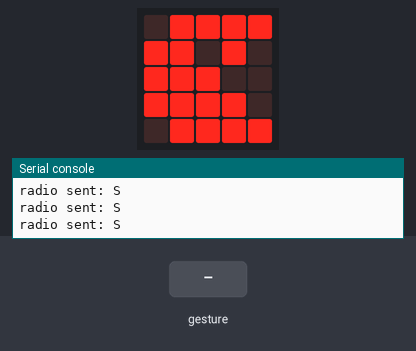
Simulated run of this program. Board: BBC micro:bit running MicroPython. On the bench: the board's 5×5 LED display, the last lines printed to the serial console. The test bench sets the inputs (shaded band). No radio messages arrive unless stated (any console line starting 'radio sent:' is added by the test bench); a tilt is held for 1.5 s and a shake lasts 1 s, then the board lies face up again.

Above: at 1.2 s.
1.3 s: gesture 'down'
At 2.0 s:
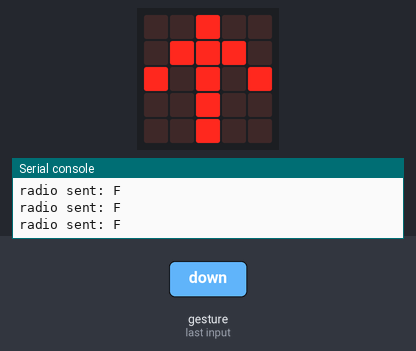
4.3 s: gesture 'left'
At 4.7 s:
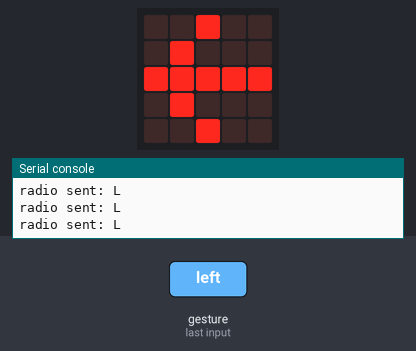
7.3 s: gesture 'right'
At 7.9 s:
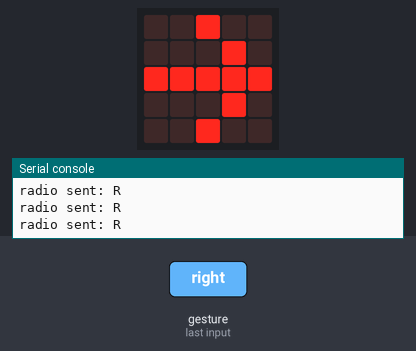
Timing chart, 0 to 10.3 s (numbered marks = the images above; inputs shaded):
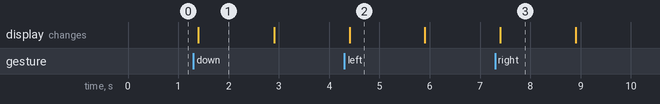

Measured:
- after the input at 1.3 s, the display: changes after 0.10 s (image 1)
- after the input at 4.3 s, the display: changes after 0.11 s (image 2)
- after the input at 7.3 s, the display: changes after 0.10 s (image 3)
- what the display in image 1 shows lasts 1.5 s, from 1.4 s to 2.9 s

The program:

microbit_remote.py
```python
# Microbit code for Remote Control

from microbit import *
import radio

radio.on()

while True:
    if accelerometer.is_gesture("down"):
        radio.send("F")
        display.show(Image.ARROW_N)
    elif accelerometer.is_gesture("down"):
        radio.send("F")
        display.show(Image.ARROW_N)
    elif accelerometer.is_gesture("left"):
        radio.send("L")
        display.show(Image.ARROW_W)
    elif accelerometer.is_gesture("right"):
        radio.send("R")
        display.show(Image.ARROW_E)

    else:
        radio.send("S")
        display.show(Image.PACMAN)
    sleep(10)
```
